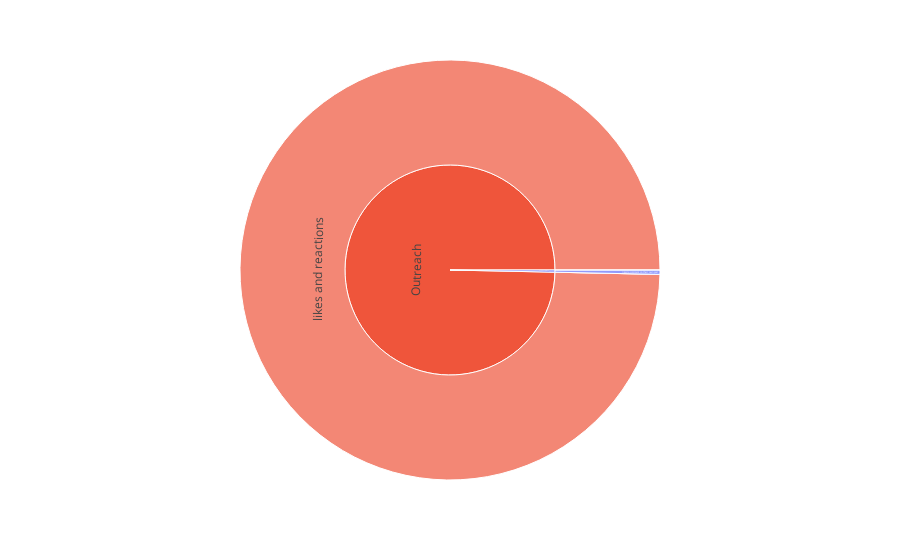

Here is the notebook cell this chart was saved with:
### Code cell
import plotly.express as px
import numpy as np

fig = px.sunburst(sdf, path=['Outreach_type', 'Activity'], values='Counts',
                  color='Outreach_type', 
                  color_continuous_scale='RdBu')
fig.show()

### Figure 1 — Plotly figure (JSON) as saved in the notebook; plotly's stock layout.template omitted (floating-point values rounded to 4 significant figures)
{"data": [{"branchvalues": "total", "customdata": [["Community Management"], ["Outreach"], ["Community Management"], ["Outreach"], ["Community Management"], ["Outreach"]], "domain": {"x": [0, 1], "y": [0, 1]}, "hovertemplate": "labels=%{label}<br>Counts=%{value}<br>parent=%{parent}<br>id=%{id}<br>Outreach_type=%{customdata[0]}<extra></extra>", "ids": ["Community Management/liked a comment on their own post", "Outreach/liked a comment on their own post", "Community Management/likes and reactions", "Outreach/likes and reactions", "Community Management", "Outreach"], "labels": ["liked a comment on their own post", "liked a comment on their own post", "likes and reactions", "likes and reactions", "Community Management", "Outreach"], "marker": {"colors": ["#636efa", "#EF553B", "#636efa", "#EF553B", "#636efa", "#EF553B"]}, "name": "", "parents": ["Community Management", "Outreach", "Community Management", "Outreach", "", ""], "type": "sunburst", "values": [1, 0, 0, 299, 1, 299]}], "layout": {"legend": {"tracegroupgap": 0}, "margin": {"t": 60}}}
